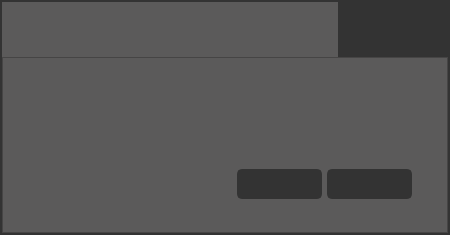
<?xml version="1.0" encoding="UTF-8"?>
<ui version="4.0">
 <class>Dialog</class>
 <widget class="QDialog" name="Dialog">
  <property name="geometry">
   <rect>
    <x>0</x>
    <y>0</y>
    <width>450</width>
    <height>235</height>
   </rect>
  </property>
  <property name="minimumSize">
   <size>
    <width>450</width>
    <height>235</height>
   </size>
  </property>
  <property name="maximumSize">
   <size>
    <width>450</width>
    <height>235</height>
   </size>
  </property>
  <property name="windowTitle">
   <string>Dialog</string>
  </property>
  <property name="styleSheet">
   <string notr="true">QDialog {
	background:rgb(51,51,51);
}</string>
  </property>
  <layout class="QVBoxLayout" name="verticalLayout">
   <property name="spacing">
    <number>0</number>
   </property>
   <property name="leftMargin">
    <number>0</number>
   </property>
   <property name="topMargin">
    <number>0</number>
   </property>
   <property name="rightMargin">
    <number>0</number>
   </property>
   <property name="bottomMargin">
    <number>0</number>
   </property>
   <item>
    <widget class="QFrame" name="frame_2">
     <property name="styleSheet">
      <string notr="true">background:rgb(51,51,51);</string>
     </property>
     <property name="frameShape">
      <enum>QFrame::NoFrame</enum>
     </property>
     <property name="frameShadow">
      <enum>QFrame::Plain</enum>
     </property>
     <layout class="QVBoxLayout" name="verticalLayout_2">
      <property name="spacing">
       <number>0</number>
      </property>
      <property name="leftMargin">
       <number>2</number>
      </property>
      <property name="topMargin">
       <number>2</number>
      </property>
      <property name="rightMargin">
       <number>2</number>
      </property>
      <property name="bottomMargin">
       <number>2</number>
      </property>
      <item>
       <widget class="QFrame" name="frame_top">
        <property name="minimumSize">
         <size>
          <width>0</width>
          <height>55</height>
         </size>
        </property>
        <property name="maximumSize">
         <size>
          <width>16777215</width>
          <height>55</height>
         </size>
        </property>
        <property name="styleSheet">
         <string notr="true">background:rgb(91,90,90);</string>
        </property>
        <property name="frameShape">
         <enum>QFrame::NoFrame</enum>
        </property>
        <property name="frameShadow">
         <enum>QFrame::Plain</enum>
        </property>
        <layout class="QHBoxLayout" name="horizontalLayout">
         <property name="spacing">
          <number>0</number>
         </property>
         <property name="leftMargin">
          <number>0</number>
         </property>
         <property name="topMargin">
          <number>0</number>
         </property>
         <property name="rightMargin">
          <number>0</number>
         </property>
         <property name="bottomMargin">
          <number>0</number>
         </property>
         <item>
          <widget class="QLabel" name="lab_heading">
           <property name="font">
            <font>
             <family>Segoe UI</family>
             <pointsize>14</pointsize>
            </font>
           </property>
           <property name="styleSheet">
            <string notr="true">color:rgb(255,255,255);</string>
           </property>
           <property name="text">
            <string/>
           </property>
           <property name="alignment">
            <set>Qt::AlignCenter</set>
           </property>
          </widget>
         </item>
         <item>
          <widget class="QPushButton" name="bn_min">
           <property name="minimumSize">
            <size>
             <width>55</width>
             <height>55</height>
            </size>
           </property>
           <property name="maximumSize">
            <size>
             <width>55</width>
             <height>55</height>
            </size>
           </property>
           <property name="styleSheet">
            <string notr="true">QPushButton {
	border: none;
	background-color: rgb(51,51,51);
}
QPushButton:hover {
	background-color: rgb(0,143,150);
}
QPushButton:pressed {	
	background-color: rgb(51,51,51);
}</string>
           </property>
           <property name="text">
            <string/>
           </property>
           <property name="icon">
            <iconset>
             <normaloff>icons/1x/hideAsset 53.png</normaloff>icons/1x/hideAsset 53.png</iconset>
           </property>
           <property name="iconSize">
            <size>
             <width>22</width>
             <height>12</height>
            </size>
           </property>
           <property name="autoDefault">
            <bool>false</bool>
           </property>
           <property name="flat">
            <bool>true</bool>
           </property>
          </widget>
         </item>
         <item>
          <widget class="QPushButton" name="bn_close">
           <property name="minimumSize">
            <size>
             <width>55</width>
             <height>55</height>
            </size>
           </property>
           <property name="maximumSize">
            <size>
             <width>55</width>
             <height>55</height>
            </size>
           </property>
           <property name="styleSheet">
            <string notr="true">QPushButton {
	border: none;
	background-color: rgb(51,51,51);
}
QPushButton:hover {
	background-color: rgb(0,143,150);
}
QPushButton:pressed {	
	background-color: rgb(51,51,51);
}</string>
           </property>
           <property name="text">
            <string/>
           </property>
           <property name="icon">
            <iconset>
             <normaloff>icons/1x/closeAsset 43.png</normaloff>icons/1x/closeAsset 43.png</iconset>
           </property>
           <property name="iconSize">
            <size>
             <width>22</width>
             <height>22</height>
            </size>
           </property>
           <property name="autoDefault">
            <bool>false</bool>
           </property>
           <property name="flat">
            <bool>true</bool>
           </property>
          </widget>
         </item>
        </layout>
       </widget>
      </item>
      <item>
       <widget class="QFrame" name="frame_bottom">
        <property name="styleSheet">
         <string notr="true">background:rgb(91,90,90);</string>
        </property>
        <property name="frameShape">
         <enum>QFrame::StyledPanel</enum>
        </property>
        <property name="frameShadow">
         <enum>QFrame::Raised</enum>
        </property>
        <layout class="QGridLayout" name="gridLayout">
         <property name="leftMargin">
          <number>15</number>
         </property>
         <property name="rightMargin">
          <number>35</number>
         </property>
         <property name="bottomMargin">
          <number>0</number>
         </property>
         <property name="horizontalSpacing">
          <number>5</number>
         </property>
         <property name="verticalSpacing">
          <number>0</number>
         </property>
         <item row="1" column="3">
          <widget class="QPushButton" name="bn_east">
           <property name="minimumSize">
            <size>
             <width>85</width>
             <height>30</height>
            </size>
           </property>
           <property name="maximumSize">
            <size>
             <width>85</width>
             <height>30</height>
            </size>
           </property>
           <property name="font">
            <font>
             <family>Segoe UI</family>
             <pointsize>12</pointsize>
            </font>
           </property>
           <property name="styleSheet">
            <string notr="true">QPushButton {
	border: 2px solid rgb(51,51,51);
	border-radius: 5px;	
	color:rgb(255,255,255);
	background-color: rgb(51,51,51);
}
QPushButton:hover {
	border: 2px solid rgb(0,143,150);
	background-color: rgb(0,143,150);
}
QPushButton:pressed {	
	border: 2px solid rgb(0,143,150);
	background-color: rgb(51,51,51);
}</string>
           </property>
           <property name="text">
            <string/>
           </property>
           <property name="autoDefault">
            <bool>false</bool>
           </property>
          </widget>
         </item>
         <item row="0" column="0">
          <widget class="QLabel" name="lab_icon">
           <property name="minimumSize">
            <size>
             <width>40</width>
             <height>40</height>
            </size>
           </property>
           <property name="maximumSize">
            <size>
             <width>40</width>
             <height>40</height>
            </size>
           </property>
           <property name="text">
            <string/>
           </property>
          </widget>
         </item>
         <item row="1" column="2">
          <widget class="QPushButton" name="bn_west">
           <property name="minimumSize">
            <size>
             <width>85</width>
             <height>30</height>
            </size>
           </property>
           <property name="maximumSize">
            <size>
             <width>85</width>
             <height>30</height>
            </size>
           </property>
           <property name="font">
            <font>
             <family>Segoe UI</family>
             <pointsize>12</pointsize>
            </font>
           </property>
           <property name="styleSheet">
            <string notr="true">QPushButton {
	border: 2px solid rgb(51,51,51);
	border-radius: 5px;	
	color:rgb(255,255,255);
	background-color: rgb(51,51,51);
}
QPushButton:hover {
	border: 2px solid rgb(0,143,150);
	background-color: rgb(0,143,150);
}
QPushButton:pressed {	
	border: 2px solid rgb(0,143,150);
	background-color: rgb(51,51,51);
}</string>
           </property>
           <property name="text">
            <string/>
           </property>
           <property name="autoDefault">
            <bool>false</bool>
           </property>
          </widget>
         </item>
         <item row="0" column="1" colspan="3">
          <widget class="QLabel" name="lab_message">
           <property name="font">
            <font>
             <family>Segoe UI</family>
             <pointsize>12</pointsize>
            </font>
           </property>
           <property name="styleSheet">
            <string notr="true">color:rgb(255,255,255);</string>
           </property>
           <property name="text">
            <string/>
           </property>
           <property name="wordWrap">
            <bool>true</bool>
           </property>
          </widget>
         </item>
        </layout>
       </widget>
      </item>
     </layout>
    </widget>
   </item>
  </layout>
 </widget>
 <resources/>
 <connections/>
</ui>
